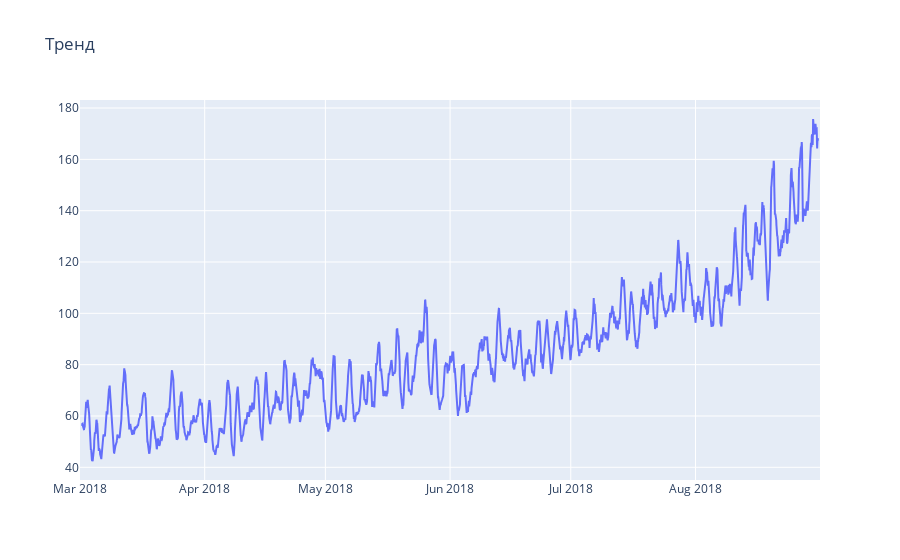

Write notebook code for a chart like this one.
### Markdown cell above
Удалось выделить сезонность - больше всего заказов в полночь - потом локальные пики в 10 и 16 часов, провал - в районе 6 часов утра

### Code cell
trend = pd.DataFrame(decomposed.trend)
plotly_df(trend, 'Тренд')

### Figure 1 — Plotly figure (JSON) as saved in the notebook; plotly's stock layout.template omitted (floating-point values rounded to 4 significant figures; data arrays with more than 128 entries replaced by an {"elided": "..."} marker saying what was removed)
{"data": [{"mode": "lines", "name": "trend", "type": "scatter", "x": {"elided": "4416 str values"}, "y": {"elided": "4416 float values"}}], "layout": {"title": {"text": "Тренд"}}}
